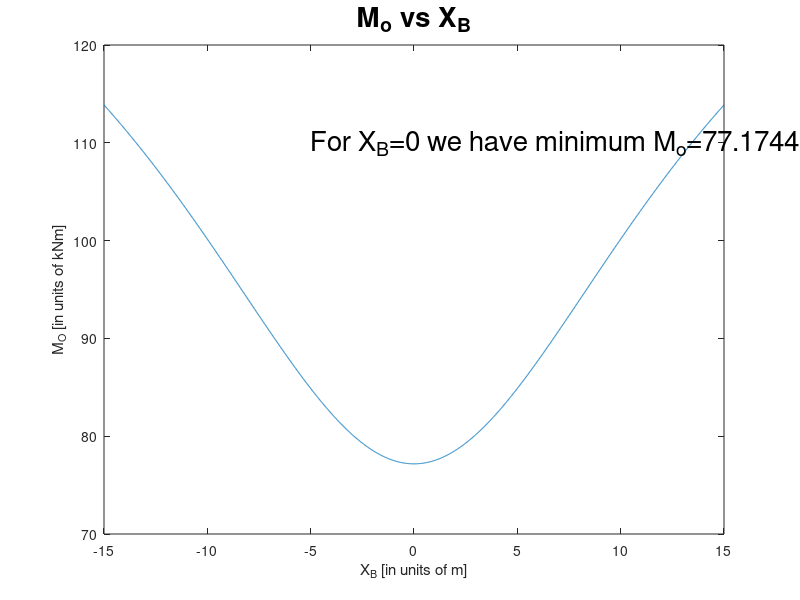

This figure's MATLAB source:
% Equilibrium in 3D

% This code was developed for teaching purposes at Lund University
% Author: Praveenkumar Hiremath
% Email: praveenkumar.hiremath@mek.lth.se (Email at the University)
%       praveenkumar.hiremath2911@gmail.com (Private email)



clc;
clear all;

%% a) Calculate and plot the amount (magnitude) of the moment at O, M0 = |M0| as a function of XB  (-15m ≤ XB ≤ 15m, för ZB = 9m)

% (XB,ZB) cartesion point
XB = -15:0.01:15;
%XB = 9;
ZB = 9; 

% T along AB
T = 10*([XB; -15* ones(size(XB)); ZB*ones(size(XB))]./(sqrt(XB.^2+ 15^2 + ZB^2)));

% Moment axis OA
r_oa = [ZB*ones(size(XB)); zeros(size(XB)); XB];

% Moment at O
M_o = cross(r_oa, T);

%M_mag = sqrt(M_o(1,:).^2  + M_o(2,:).^2 + M_o(3,:).^2);
M_mag = sqrt(M_o(1,:).^2  + M_o(3,:).^2);

plot(XB, M_mag)
xlabel('X_B [in units of m]')
ylabel('M_O [in units of kNm]')
title('M_o vs X_B','FontSize',20)
%set(gcf,'Position',[10 1000 1500 1000])
%saveas(gcf,'M_O_vs_XB.png')

%% b) Calculate for which values of XB where M0 <100 kNm.
XB_vals = XB(find(M_mag < 100));
%indicies = find(M_mag < 100);
%interval = XB(indicies)

%% c) For what value of XB the minimum M0 is achieved. Also enter the value of M0 in this mode.

[Mmin_val, Mmin_index] = min(M_mag);
XB_min = XB(Mmin_index);
fprintf("For XB= %0.4f, we have Minimum Mo= %0.4f\n", XB_min, Mmin_val);

txt_t1 = strcat('For X_B= ',num2str(XB_min),' we have minimum M_o= ', num2str(Mmin_val));
text(-5, 110, txt_t1, 'FontSize',20);

set(gcf,'Position',[10 1000 1500 1000])
saveas(gcf,'MO_vs_XB.png')
